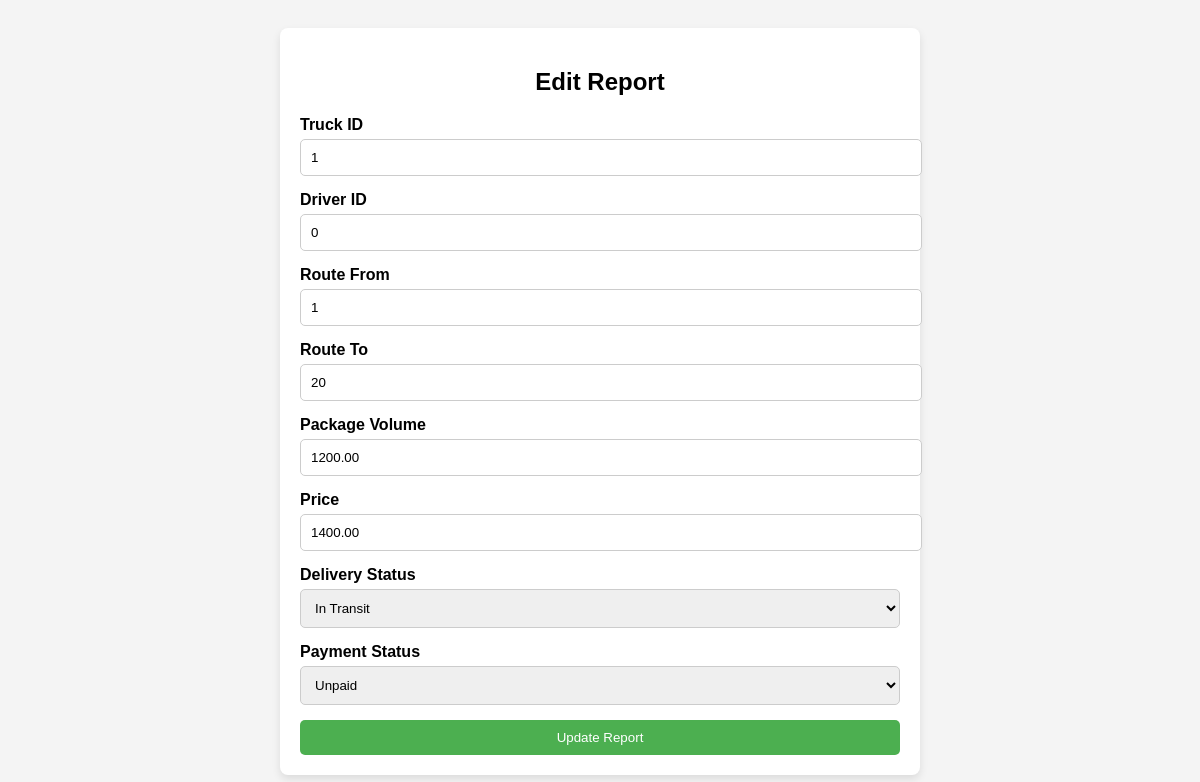
/edit_report.php?id=13, run on the app's committed database.
### tables this page shows
CREATE TABLE `reports` (
  `report_id` int(11) NOT NULL,
  `cargo_id` int(11) NOT NULL,
  `truck_id` int(11) NOT NULL,
  `driver_id` int(11) NOT NULL,
  `route_from` int(11) NOT NULL,
  `route_to` int(11) NOT NULL,
  `package_volume` decimal(10,2) NOT NULL,
  `price` decimal(10,2) NOT NULL,
  `delivery_status` enum('In Transit','Delivered','Pending') NOT NULL,
  `payment_status` enum('Paid','Unpaid') NOT NULL
);

### edit_report.php (the view, shortened to what this page needs)
<?php
include 'config.php';
if (isset($_GET['id'])) {
    $report_id = $_GET['id'];
    $sql = "SELECT * FROM reports WHERE report_id = $report_id";
    $result = mysqli_query($conn, $sql);
    $report = mysqli_fetch_assoc($result);
}
?>
<!DOCTYPE html>
<html lang="en">
<head>
</head>
<body>
    <div class="form-container">
        <h2>Edit Report</h2>
        <form method="POST">
            <label for="truck_id">Truck ID</label>
            <input type="text" name="truck_id" value="<?php echo $report['truck_id']; ?>" required>
            <label for="driver_id">Driver ID</label>
            <input type="text" name="driver_id" value="<?php echo $report['driver_id']; ?>" required>
            <label for="route_from">Route From</label>
            <input type="text" name="route_from" value="<?php echo $report['route_from']; ?>" required>
            <label for="route_to">Route To</label>
            <input type="text" name="route_to" value="<?php echo $report['route_to']; ?>" required>
            <label for="package_volume">Package Volume</label>
            <input type="text" name="package_volume" value="<?php echo $report['package_volume']; ?>" required>
            <label for="price">Price</label>
            <input type="text" name="price" value="<?php echo $report['price']; ?>" required>
            <label for="delivery_status">Delivery Status</label>
            <select name="delivery_status" required>
                <option value="In Transit" <?php echo $report['delivery_status'] === 'In Transit' ? 'selected' : ''; ?>>In Transit</option>
            </select>
            <label for="payment_status">Payment Status</label>
            <select name="payment_status" required>
                <option value="Unpaid" <?php echo $report['payment_status'] === 'Unpaid' ? 'selected' : ''; ?>>Unpaid</option>
            </select>
            <button type="submit">Update Report</button>
        </form>
    </div>
</body>
</html>

### edit_report.php (style rules this page uses)
body { font-family: Arial, sans-serif; background-color: #f4f4f4; padding: 20px; }
.form-container { max-width: 600px; margin: auto; background: white; padding: 20px; border-radius: 8px; box-shadow: 0 4px 8px rgba(0,0,0,0.1); }
h2 { text-align: center; margin-bottom: 20px; }
label { display: block; font-weight: bold; margin-bottom: 5px; }
input, select { width: 100%; padding: 10px; margin-bottom: 15px; border: 1px solid #ccc; border-radius: 5px; }
button { width: 100%; padding: 10px; background-color: #4CAF50; color: white; border: none; border-radius: 5px; cursor: pointer; }

### data on the page
reports: truck_id "1", driver_id "0", route_from "1", route_to "20", package_volume "1200.00", price "1400.00", delivery_status "In Transit", payment_status "Unpaid"
